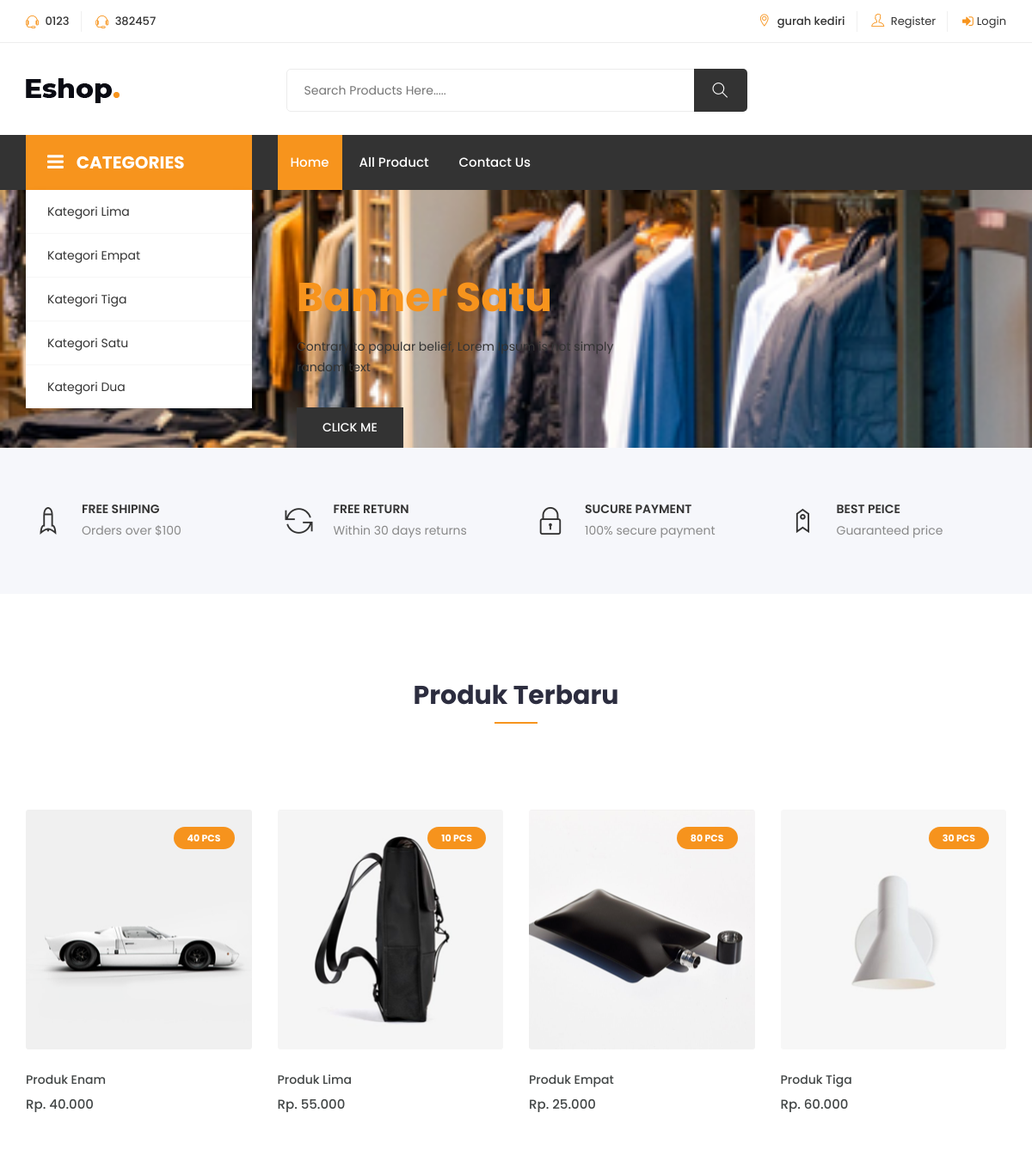
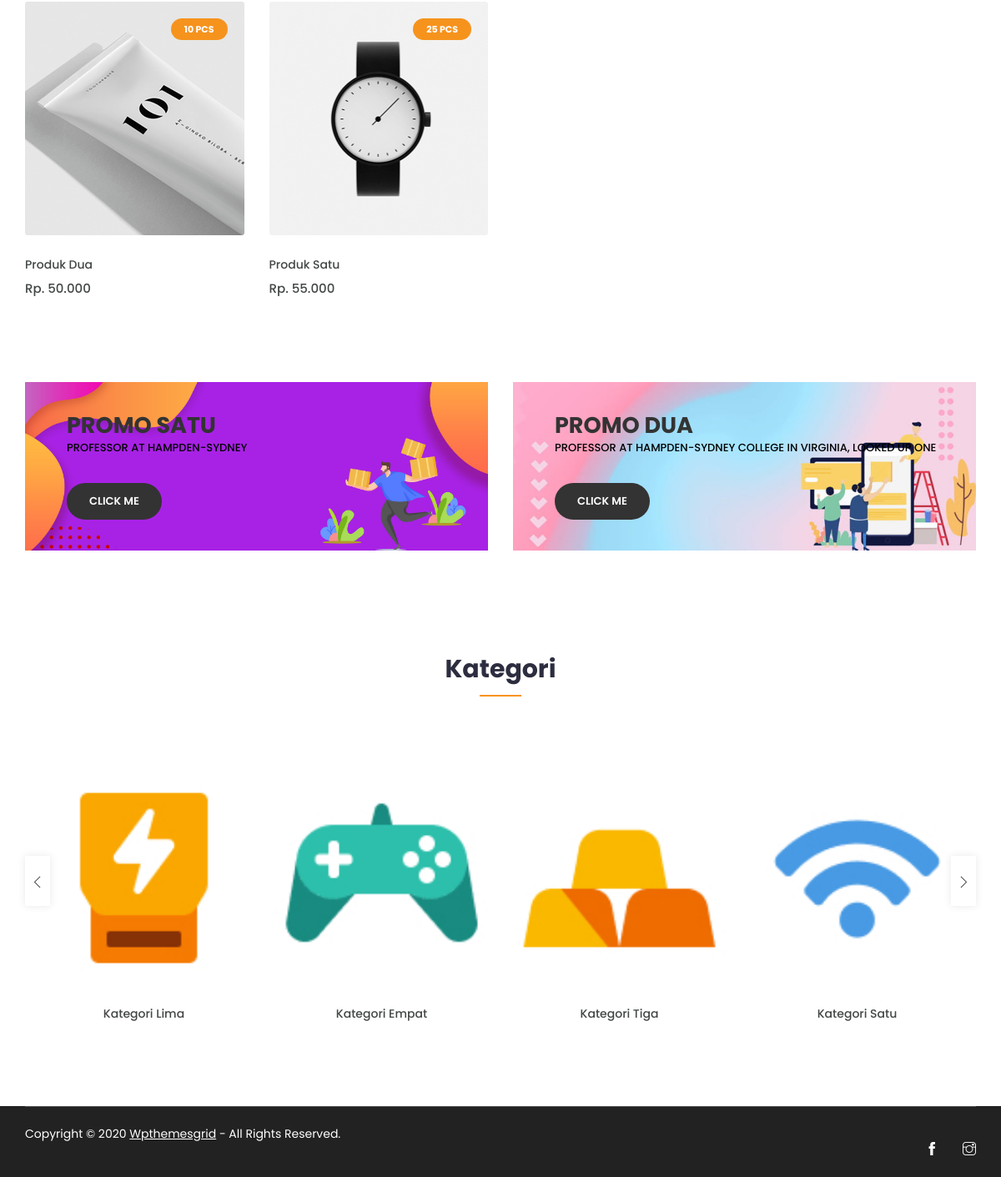
The page / on the database its author committed (2 pictures, top to bottom).
### tables this page shows
CREATE TABLE `setting` (
  `id` int(11) NOT NULL,
  `telp_satu` varchar(150) DEFAULT NULL,
  `telp_dua` varchar(150) DEFAULT NULL,
  `email` varchar(150) DEFAULT NULL,
  `alamat` varchar(150) DEFAULT NULL,
  `link_fb` varchar(150) DEFAULT NULL,
  `link_ig` varchar(150) DEFAULT NULL,
  `rekening` varchar(100) DEFAULT NULL,
  `deskripsi` text DEFAULT NULL,
  `cara_bayar` text DEFAULT NULL
);

CREATE TABLE `kategori` (
  `id` int(11) NOT NULL,
  `nama` varchar(100) DEFAULT NULL,
  `slug` varchar(120) DEFAULT NULL,
  `gambar` text DEFAULT NULL
);

CREATE TABLE `slider` (
  `id` int(11) NOT NULL,
  `gambar` text DEFAULT NULL,
  `judul` varchar(150) DEFAULT NULL,
  `deskripsi` text DEFAULT NULL,
  `link` text DEFAULT NULL,
  `status` varchar(20) DEFAULT NULL
);

CREATE TABLE `produk` (
  `id` int(11) NOT NULL,
  `nama` varchar(100) DEFAULT NULL,
  `harga` int(11) DEFAULT 0,
  `stok` int(11) DEFAULT 0,
  `deskripsi` text DEFAULT NULL,
  `gambar` text DEFAULT NULL,
  `id_kategori` int(11) DEFAULT NULL
);

### index.php (the view, shortened to what this page needs)
<!DOCTYPE html>
<html lang="zxx">
<?php include 'php/koneksi.php';?>
<?php include 'base_h.php';?>
<body class="js">
    <?php include 'base_n.php';?>
    <section class="hero-slider">
        <?php $banner = mysqli_query($koneksi,"select * from slider where status='Banner' order by id desc limit 0,1");
        while($dban=mysqli_fetch_assoc($banner)) { ?>
        <div class="single-slider" style="background-image: url('assets/gambar/<?php echo $dban['gambar'];?>');">
            <div class="container">
                <div class="row no-gutters">
                    <div class="col-lg-9 offset-lg-3 col-12">
                        <div class="text-inner">
                            <div class="row">
                                <div class="col-lg-7 col-12">
                                    <div class="hero-text">
                                        <h1><?php echo $dban['judul'];?></h1>
                                        <p><?php echo $dban['deskripsi'];?></p>
                                        <?php if($dban['link']!=''){?>
                                        <div class="button">
                                            <a href="<?php echo $dban['link'];?>" class="btn">Click Me</a>
                                        </div>
                                        <?php } ?>
                                    </div>
                                </div>
                            </div>
                        </div>
                    </div>
                </div>
            </div>
        </div>
        <?php } ?>
    </section>
    <section class="shop-services section home">
        <div class="container">
            <div class="row">
                <div class="col-lg-3 col-md-6 col-12">
                    <div class="single-service">
                        <i class="ti-rocket"></i>
                        <h4>Free shiping</h4>
                        <p>Orders over $100</p>
                    </div>
                </div>
                <div class="col-lg-3 col-md-6 col-12">
                    <div class="single-service">
                        <i class="ti-reload"></i>
                        <h4>Free Return</h4>
                        <p>Within 30 days returns</p>
                    </div>
                </div>
                <div class="col-lg-3 col-md-6 col-12">
                    <div class="single-service">
                        <i class="ti-lock"></i>
                        <h4>Sucure Payment</h4>
                        <p>100% secure payment</p>
                    </div>
                </div>
                <div class="col-lg-3 col-md-6 col-12">
                    <div class="single-service">
                        <i class="ti-tag"></i>
                        <h4>Best Peice</h4>
                        <p>Guaranteed price</p>
                    </div>
                </div>
            </div>
        </div>
    </section>
    <div class="product-area section">
        <div class="container">
            <div class="row">
                <div class="col-12">
                    <div class="section-title">
                        <h2>Produk Terbaru</h2>
                    </div>
                </div>
            </div>
            <div class="row">
                <div class="col-12">
                    <div class="product-info">
                        <div class="tab-content" id="myTabContent">
                            <div class="tab-pane fade show active" id="man" role="tabpanel">
                                <div class="tab-single">
                                    <div class="row">
                                        <?php $produk = mysqli_query($koneksi,"select * from produk order by id desc limit 0,8");
                                        while($dpro=mysqli_fetch_assoc($produk)) { ?>
                                        <div class="col-xl-3 col-lg-4 col-md-4 col-12">
                                            <div class="single-product">
                                                <div class="product-img">
                                                    <a href="produk.php?id=<?php echo $dpro['id']?>">
                                                        <img class="default-img"
                                                            src="assets/gambar/produk/<?php echo $dpro['gambar']?>"
                                                            alt="#">
                                                        <span class="price-dec"><?php echo $dpro['stok']?> Pcs</span>
                                                    </a>
                                                </div>
                                                <div class="product-content">
                                                    <h3><a href="produk.php?id=<?php echo $dpro['id']?>"><?php echo $dpro['nama']?></a></h3>
                                                    <div class="product-price">
                                                        <span><?php echo "Rp. ".number_format($dpro['harga'],0,',','.'); ?></span>
                                                    </div>
                                                </div>
                                            </div>
                                        </div>
                                        <?php } ?>
                                    </div>
                                </div>
                            </div>
                        </div>
                    </div>
                </div>
            </div>
        </div>
    </div>
    <section class="midium-banner">
        <div class="container">
            <div class="row">
                <?php $promo = mysqli_query($koneksi,"select * from slider where status='Promo' order by id desc");
                while($dpromo=mysqli_fetch_assoc($promo)) { ?>
                <div class="col-lg-6 col-md-6 col-12 mb-4">
                    <div class="single-banner">
                        <img src="assets/gambar/<?php echo $dpromo['gambar'];?>" alt="#">
                        <div class="content">
                            <h3><?php echo $dpromo['judul'];?></h3>
                            <p style="color:black;"><?php echo $dpromo['deskripsi']?></p>
                            <?php if($dpromo['link']!=''){?>
                            <a href="<?php echo $dpromo['link'];?>">Click Me</a>
                            <?php } ?>
                        </div>
                    </div>
                </div>
                <?php } ?>
            </div>
        </div>
    </section>
    <div class="product-area most-popular section">
        <div class="container">
            <div class="row">
                <div class="col-12">
                    <div class="section-title">
                        <h2>Kategori</h2>
                    </div>
                </div>
            </div>
            <div class="row">
                <div class="col-12">
                    <div class="owl-carousel popular-slider">
                        <?php $kategori = mysqli_query($koneksi,"select * from kategori order by id desc");
                        while($dkat=mysqli_fetch_assoc($kategori)) { ?>
                        <div class="single-product">
                            <div class="product-img">
                                <a href="kategori.php?kategori=<?=$dkat['slug']?>">
                                    <img class="default-img" src="assets/gambar/kategori/<?php echo $dkat['gambar'];?>"
                                        alt="#">
                                </a>
                            </div>
                            <div class="product-content text-center">
                                <h3><a href="kategori.php?kategori=<?=$dkat['slug']?>"><?php echo $dkat['nama']?></a></h3>
                            </div>
                        </div>
                        <?php } ?>
                    </div>
                </div>
            </div>
        </div>
    </div>
    <?php include 'base_f.php';?>
</body>
</html>

### base_h.php (shortened to what this page needs)
<head>
	<link rel="stylesheet" href="assets/user/css/bootstrap.css">
    <link rel="stylesheet" href="assets/user/css/magnific-popup.min.css">
    <link rel="stylesheet" href="assets/user/css/font-awesome.css">
	<link rel="stylesheet" href="assets/user/css/jquery.fancybox.min.css">
    <link rel="stylesheet" href="assets/user/css/themify-icons.css">
    <link rel="stylesheet" href="assets/user/css/niceselect.css">
    <link rel="stylesheet" href="assets/user/css/animate.css">
    <link rel="stylesheet" href="assets/user/css/flex-slider.min.css">
    <link rel="stylesheet" href="assets/user/css/owl-carousel.css">
    <link rel="stylesheet" href="assets/user/css/slicknav.min.css">
	<link rel="stylesheet" href="assets/user/css/reset.css">
	<link rel="stylesheet" href="assets/user/style.css">
    <link rel="stylesheet" href="assets/user/css/responsive.css">
</head>

### base_n.php (shortened to what this page needs)
<?php
include '../php/koneksi.php';
?>
<?php
$datasetting = mysqli_query($koneksi,"select * from setting order by id desc limit 0,1");
while($st=mysqli_fetch_assoc($datasetting)) { ?>
<header class="header shop">
    <div class="topbar">
        <div class="container">
            <div class="row">
                <div class="col-lg-4 col-md-12 col-12">
                    <div class="top-left">
                        <ul class="list-main">
                            <li><i class="ti-headphone-alt"></i> <?php echo $st['telp_satu']?> </li>
                            <li><i class="ti-headphone-alt"></i> <?php echo $st['telp_dua']?></li>
                        </ul>
                    </div>
                </div>
                <div class="col-lg-8 col-md-12 col-12">
                    <div class="right-content">
                        <ul class="list-main">
                            <li><i class="ti-location-pin"></i> <?php echo $st['alamat']?></li>
                            <?php
                                if($_SESSION['username']==''){ ?>
                            <li><a href="register.php"><i class="ti-user"></i> Register</a></li>
                            <li><a href="login.php"><i class="fa fa-sign-in"></i>Login</a></li>
                            <?php }else{ ?>
                            <li><a href="php/aksi_logout_frontend.php"><i class="ti-power-off"></i>Logout</a></li>
                            <?php } ?>
                        </ul>
                    </div>
                </div>
            </div>
        </div>
    </div>
    <div class="middle-inner">
        <div class="container">
            <div class="row">
                <div class="col-lg-2 col-md-2 col-12">
                    <div class="logo">
                        <a href="index.html"><img src="assets/user/images/logo.png" alt="logo"></a>
                    </div>
                </div>
                <div class="col-lg-8 col-md-7 col-12">
                    <div class="search-bar-top">
                        <div class="search-bar">
                            <form action="pencarian.php" method="get">
                                <input required name="search" placeholder="Search Products Here....." type="search">
                                <button type="submit" class="btnn"><i class="ti-search"></i></button>
                            </form>
                        </div>
                    </div>
                </div>
                <div class="col-lg-2 col-md-3 col-12">
                </div>
            </div>
        </div>
    </div>
    <div class="header-inner">
        <div class="container">
            <div class="cat-nav-head">
                <div class="row">
                    <div class="col-lg-3">
                        <div class="all-category">
                            <h3 class="cat-heading"><i class="fa fa-bars" aria-hidden="true"></i>CATEGORIES</h3>
                            <ul class="main-category">
                                <?php $datakategori = mysqli_query($koneksi,"select * from kategori order by id desc");
                                while($dkat=mysqli_fetch_assoc($datakategori)) { ?>
                                <li><a href="kategori.php?kategori=<?=$dkat['slug']?>"><?php echo $dkat['nama']?></a>
                                </li>
                                <?php } ?>
                            </ul>
                        </div>
                    </div>
                    <div class="col-lg-9 col-12">
                        <div class="menu-area">
                            <nav class="navbar navbar-expand-lg">
                                <div class="navbar-collapse">
                                    <div class="nav-inner">
                                        <ul class="nav main-menu menu navbar-nav">
                                            <li class="active"><a href="index.php">Home</a></li>
                                            <li><a href="all-product.php">All Product</a></li>
                                            <li><a href="contact-us.php">Contact Us</a></li>
                                        </ul>
                                    </div>
                                </div>
                            </nav>
                        </div>
                    </div>
                </div>
            </div>
        </div>
    </div>
</header>
<?php } ?>

### base_f.php (shortened to what this page needs)
<footer class="footer">
    <div class="copyright">
        <div class="container">
            <div class="inner">
                <div class="row">
                    <div class="col-lg-9 col-12">
                        <div class="left">
                            <p>Copyright © 2020 <a href="http://www.wpthemesgrid.com" target="_blank">Wpthemesgrid</a> -
                                All Rights Reserved.</p>
                        </div>
                    </div>
                    <div class="col-lg-3 col-md-3 col-12 text-right">
                        <div class="single-footer social">
                            <?php
                            $datasetting = mysqli_query($koneksi,"select * from setting order by id desc limit 0,1");
                            while($st=mysqli_fetch_assoc($datasetting)) { ?>
                            <ul>
                                <li><a href="<?php if($st['link_fb']!=''){echo $st['link_fb'];}else{echo '#';}?>" target="blank()"><i class="ti-facebook"></i></a></li>
                                <li><a href="<?php if($st['link_ig']!=''){echo $st['link_fb'];}else{echo '#';}?>" target="blank()"><i class="ti-instagram"></i></a></li>
                            </ul>
                            <?php } ?>
                        </div>
                    </div>
                </div>
            </div>
        </div>
</footer>

### rows shown on the page
setting: telp_satu "0123", telp_dua "382457", alamat "gurah kediri"
kategori: nama "Kategori Lima", gambar (picture)
kategori: nama "Kategori Empat", gambar (picture)
kategori: nama "Kategori Tiga", gambar (picture)
kategori: nama "Kategori Satu", gambar (picture)
kategori: nama "Kategori Dua"
slider: gambar (picture), judul "Banner Satu", deskripsi "Contrary to popular belief, Lorem Ipsum is not simply random text"
produk: gambar (picture), stok "40", nama "Produk Enam", harga "40.000"
produk: gambar (picture), stok "10", nama "Produk Lima", harga "55.000"
produk: gambar (picture), stok "80", nama "Produk Empat", harga "25.000"
produk: gambar (picture), stok "30", nama "Produk Tiga", harga "60.000"
produk: gambar (picture), stok "10", nama "Produk Dua", harga "50.000"
produk: gambar (picture), stok "25", nama "Produk Satu", harga "55.000"
slider: gambar (picture), judul "PROMO SATU", deskripsi "PROFESSOR AT HAMPDEN-SYDNEY"
slider: gambar (picture), judul "PROMO DUA", deskripsi "PROFESSOR AT HAMPDEN-SYDNEY COLLEGE IN VIRGINIA, LOOKED UP ONE"
